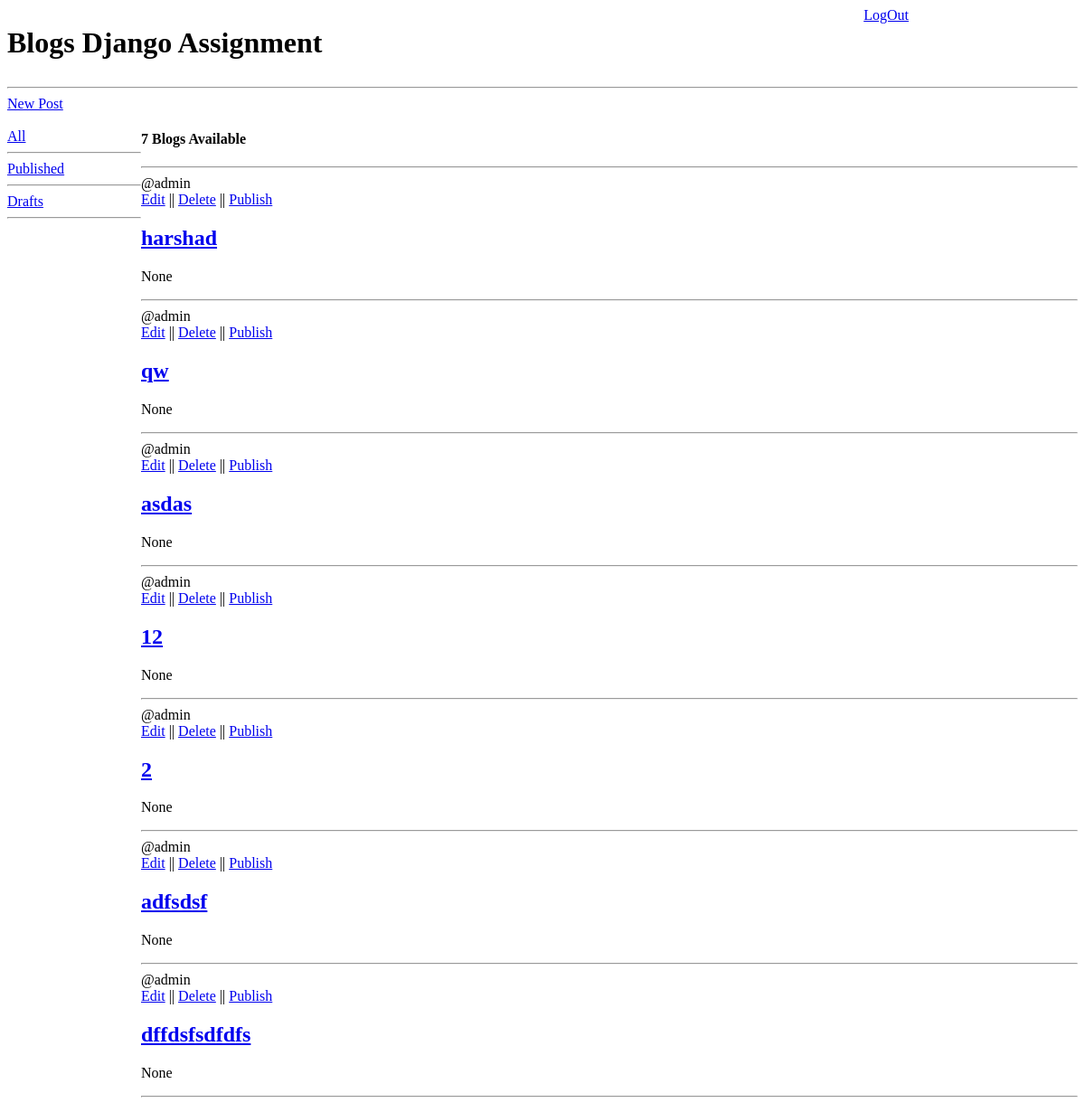
Page /?q=drafts (signed in) on the earlier database version.
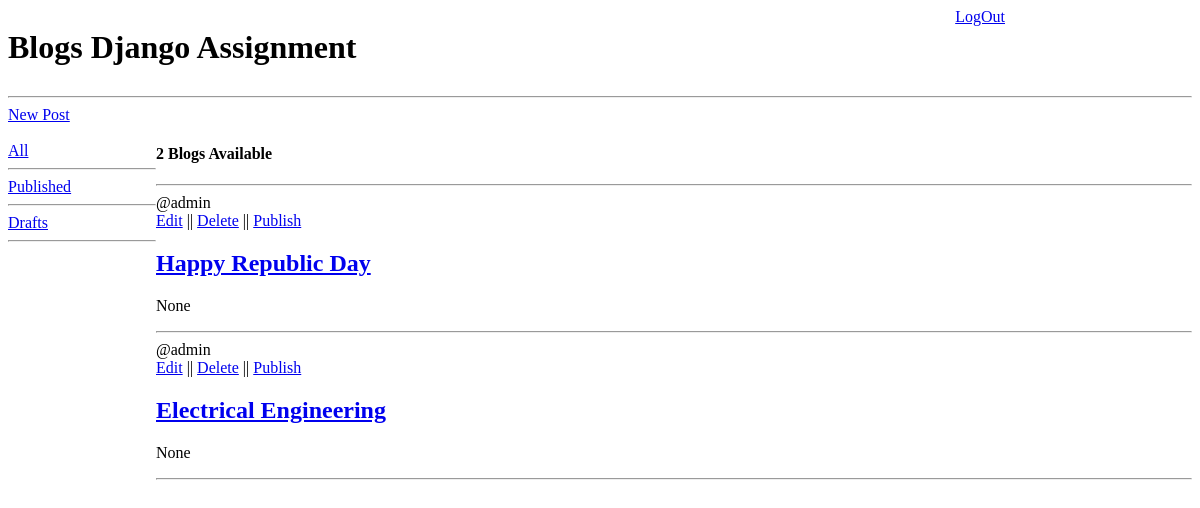
Same page on the later database version.
### task1/models.py (models this page shows)
class post(models.Model):
    id=models.AutoField(primary_key=True)
    title=models.CharField(max_length=300)
    author=models.ForeignKey(User,on_delete=models.CASCADE)
    content=models.TextField()
    image=models.ImageField('images/')
    creation_date=models.DateTimeField(auto_now=True)
    published_date=models.DateField(null=True)
    published=models.BooleanField(default=False)
    def __str__(self) -> str:
        return self.title
    class Meta:
        ordering=['-published_date','-creation_date']

### task1/views.py (the view)
# urls.py: 2. Add a URL to urlpatterns:  path('', views.home, name='home')
def home(request):
    q=request.GET.get("q") if request.GET.get("q")!=None else ''
    if q=="published":
        post_temp=post.objects.filter(Q(published=True)& Q(author=request.user))
    elif q=="drafts":
        post_temp=post.objects.filter(Q(published=False)& Q(author=request.user))
    else:
        post_temp=post.objects.filter(published=True)
    context={
        "posts":post_temp,
        "count":post_temp.count()
    }
    print(context)
    return render(request,"task1/home.html",context)

### templates/task1/home.html (shortened to what this page needs)
{%extends 'task1/main.html'%}
{%block content%}
<a href="{% url 'postsInsert'%}">New Post</a>
<div class="post-container">
    <div>
        {%if request.user.is_authenticated%}<br/>
        <div><a href="{%url 'home'%}?q=all"  name="all">All</a></div><hr/>
        <div><a href="{%url 'home'%}?q=published"  name="published">Published</a></div><hr/>
        <div><a href="{%url 'home'%}?q=drafts" name ="drafts" >Drafts</a></div><hr/>
        {%endif%}
    </div>
    <dev>
      <h4>  {{count}} Blogs Available</h4>
      <hr/>
{%for post in posts%}
    <span>@{{post.author}}</span><br/>
    {%if post.author == request.user%}
    <a href="{%url 'update_post' post.id%}">Edit</a> ||
    <a href="{% url 'delete_post' post.id %}">Delete</a>
    {%if post.published == False %}
    ||
    <a href="{% url 'publish_post' post.id %}">Publish</a>
    {%endif%}
    {%endif%}
  <a href="{%url 'view_post' post.id%}"><h2> {{post.title}}</h2></a>
    <p>{{post.published_date}}</p>
    <hr/>
{%endfor%}
</dev>
</div>
{%endblock%}

Differences in the rows shown:
removed post: author "admin", shows "Edit", published "Publish", title "harshad", published_date "None"
removed post: author "admin", shows "Edit", published "Publish", title "qw", published_date "None"
removed post: author "admin", shows "Edit", published "Publish", title "asdas", published_date "None"
removed post: author "admin", shows "Edit", published "Publish", title "12", published_date "None"
removed post: author "admin", shows "Edit", published "Publish", title "2", published_date "None"
removed post: author "admin", shows "Edit", published "Publish", title "adfsdsf", published_date "None"
removed post: author "admin", shows "Edit", published "Publish", title "dffdsfsdfdfs", published_date "None"
added post: author "admin", shows "Edit", published "Publish", title "Happy Republic Day", published_date "None"
added post: author "admin", shows "Edit", published "Publish", title "Electrical Engineering", published_date "None"
Other differences:
{{ count }}: "7" → "2"
